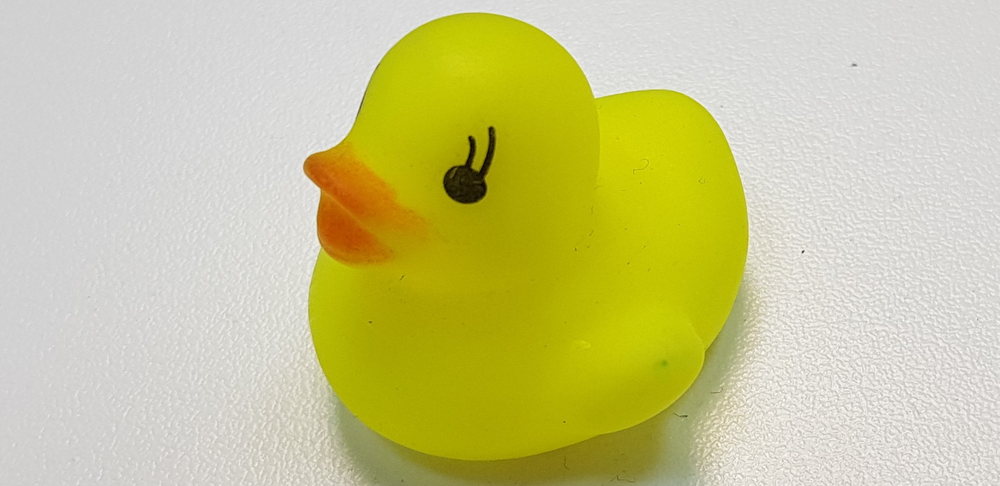
#> input picture Workspace/Photos/ideal_duck_b.png, 1000 x 486 px, shrunk from 1772 x 861 before the run
$ python brute_force_detector.py
#> lines starting #> are read from the running program, lines starting #| are printed output that depends on the picture
# reference: https://docs.opencv.org/3.0-beta/doc/py_tutorials/py_feature2d/py_matcher/py_matcher.html


import numpy as np
import cv2
from matplotlib import pyplot as plt


img1 = cv2.imread('Photos/ideal_duck_b.png',0)          # queryImage
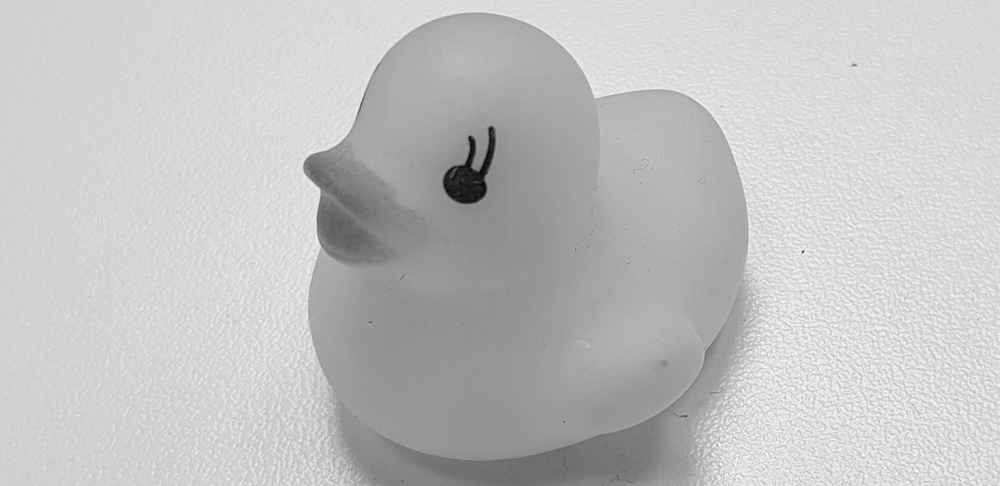
#> img1: shape (486, 1000); min 3, max 254, mean 193.8
img2 = cv2.imread('Photos/Pls.png',0) # trainImage
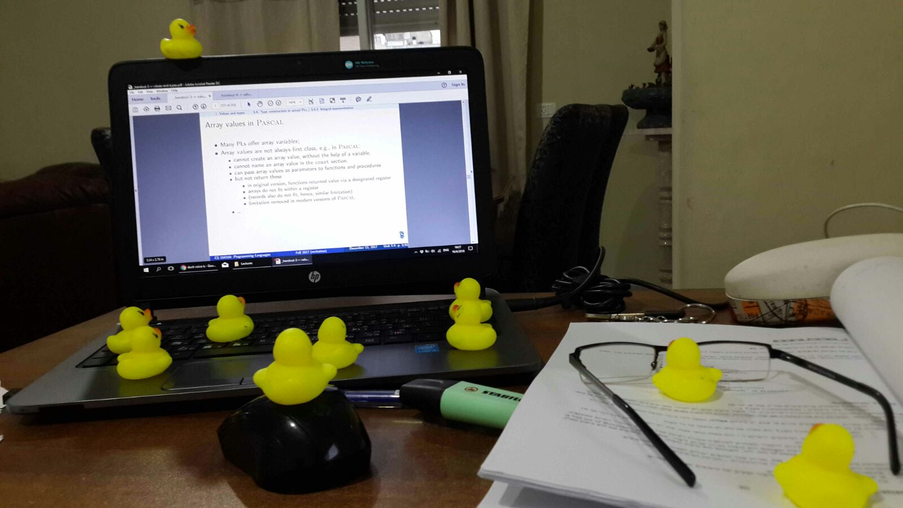
#> input picture Workspace/Photos/Pls.png, 903 x 508 px, shrunk from 1600 x 900 before the run
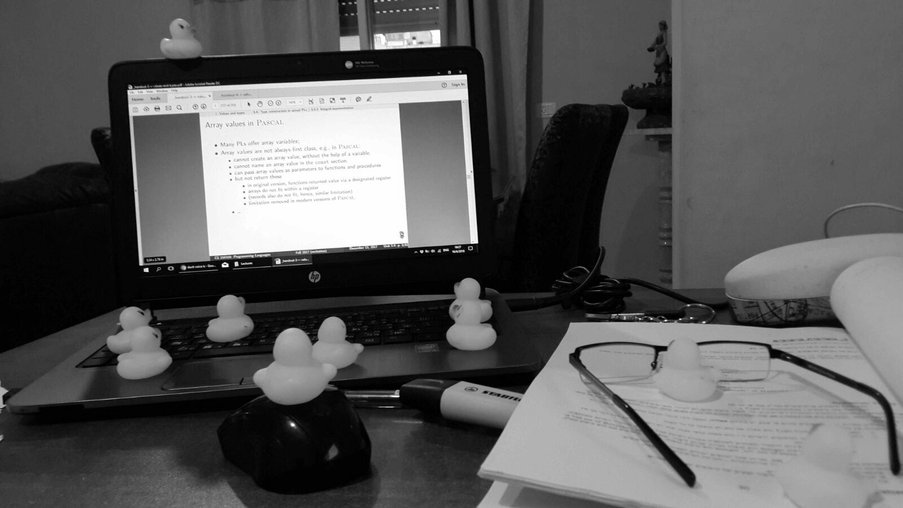
#> img2: shape (508, 903); min 0, max 255, mean 89.9

# Initiate SIFT detector
orb = cv2.ORB_create()

# find the keypoints and descriptors with SIFT
kp1, des1 = orb.detectAndCompute(img1,None)
#> kp1 = 391 keypoints; strongest (x, y, size): (803, 251, 31), (470, 137, 31), (490, 127, 31), (490, 128, 44.6)
kp2, des2 = orb.detectAndCompute(img2,None)
#> kp2 = 500 keypoints; strongest (x, y, size): (224, 263, 37.2), (227, 265, 31), (147, 270, 31), (235, 263, 31)


# create BFMatcher object
bf = cv2.BFMatcher(cv2.NORM_HAMMING, crossCheck=False)

# Match descriptors.
matches = bf.match(des1,des2)
#> matches = 391 matches

# Sort them in the order of their distance.
matches = sorted(matches, key = lambda x:x.distance)

# Draw first 10 matches.
img3 = cv2.drawMatches(img1,kp1,img2,kp2,matches[:10], outImg=None, flags=2)
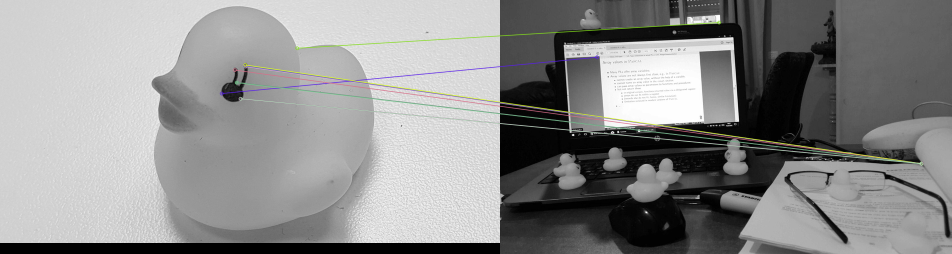
#> img3: shape (508, 1903, 3) (shown at 1/2 size); mean of channels 0, 1, 2 140.4, 140.8, 140.7; drawn as B, G, R
plt.imshow(img3),plt.show()
